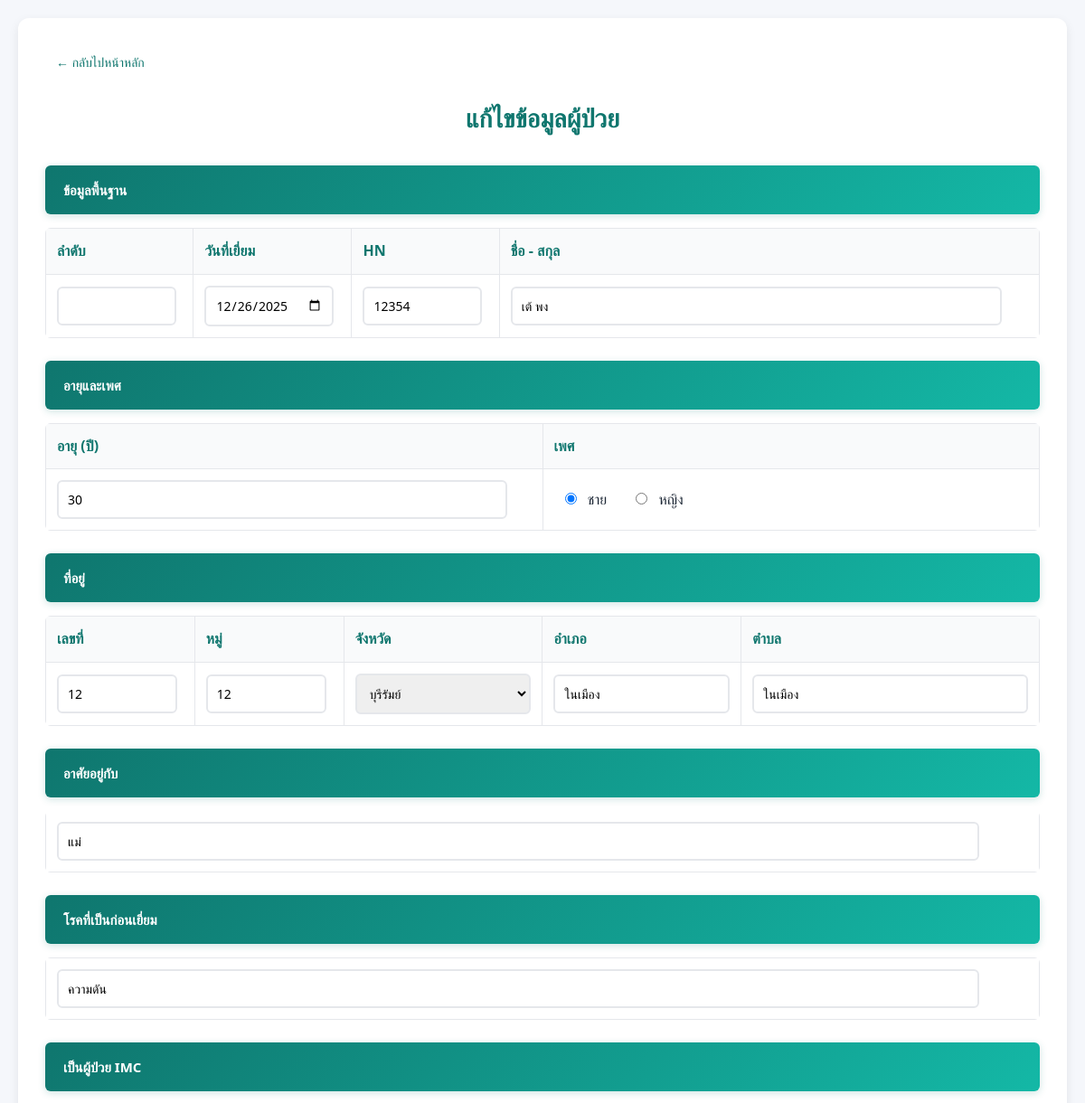
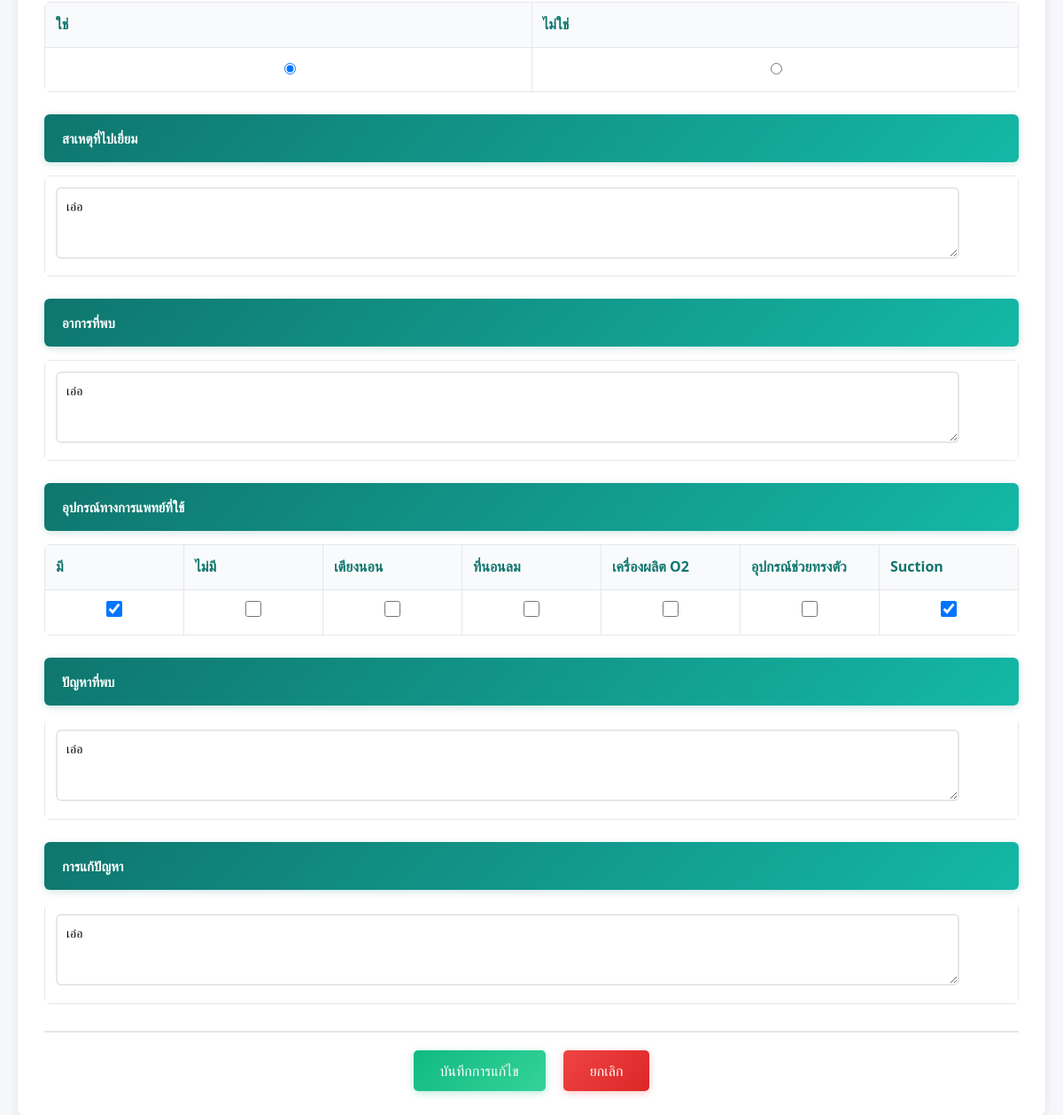
The app's page /edit_patient.php?id=2 with its own data (2 pictures, top to bottom).
### tables this page shows
CREATE TABLE `patients` (
  `id` int(11) NOT NULL,
  `no` varchar(50) DEFAULT NULL COMMENT 'ลำดับ',
  `visit_date` date DEFAULT NULL COMMENT 'วันที่เยี่ยม',
  `hn` varchar(50) DEFAULT NULL COMMENT 'HN (Hospital Number)',
  `fullname` varchar(255) DEFAULT NULL COMMENT 'ชื่อ-สกุล',
  `age_y` int(11) DEFAULT NULL COMMENT 'อายุ (ปี)',
  `age_m` int(11) DEFAULT NULL COMMENT 'อายุ (เดือน)',
  `gender` varchar(10) DEFAULT NULL COMMENT 'เพศ',
  `gender_note` text DEFAULT NULL COMMENT 'หมายเหตุเพศ',
  `address_no` varchar(100) DEFAULT NULL COMMENT 'เลขที่',
  `address_moo` varchar(50) DEFAULT NULL COMMENT 'หมู่',
  `address_tambon` varchar(100) DEFAULT NULL COMMENT 'ตำบล',
  `address_amphur` varchar(100) DEFAULT NULL COMMENT 'อำเภอ',
  `address_province` varchar(100) DEFAULT NULL COMMENT 'จังหวัด',
  `live_with` varchar(255) DEFAULT NULL COMMENT 'อาศัยอยู่กับ',
  `residence_type` varchar(100) DEFAULT NULL COMMENT 'ประเภทที่อยู่อาศัย',
  `pre_visit_illness` text DEFAULT NULL,
  `is_imc` varchar(10) DEFAULT NULL,
  `visit_reason` text DEFAULT NULL,
  `symptoms_found` text DEFAULT NULL,
  `medical_equipment` text DEFAULT NULL,
  `problems_found` text DEFAULT NULL,
  `solution` text DEFAULT NULL,
  `consultation` tinyint(1) DEFAULT 0 COMMENT 'เบิกปรึกษา',
  `no_consultation` text DEFAULT NULL COMMENT 'ไม่เบิกปรึกษา',
  `imc` varchar(50) DEFAULT NULL COMMENT 'IMC/BMI',
  `health_note` text DEFAULT NULL COMMENT 'หมายเหตุสุขภาพ',
  `consult_yes` tinyint(1) DEFAULT 0 COMMENT 'ปรึกษา',
  `consult_no` tinyint(1) DEFAULT 0 COMMENT 'ไม่ปรึกษา',
  `medicine_yes` tinyint(1) DEFAULT 0 COMMENT 'ให้ยา',
  `medicine_no` tinyint(1) DEFAULT 0 COMMENT 'ไม่ให้ยา',
  `wc_info` varchar(255) DEFAULT NULL COMMENT 'บ้านแรม (WC)',
  `general_note` text DEFAULT NULL COMMENT 'หมายเหตุทั่วไป',
  `created_at` timestamp NOT NULL DEFAULT current_timestamp() COMMENT 'วันที่สร้าง',
  `updated_at` timestamp NOT NULL DEFAULT current_timestamp() ON UPDATE current_timestamp() COMMENT 'วันที่อัปเดต'
);

### db.php (called while the page is built, shortened)
<?php
$DB_HOST = getenv('DB_HOST') ?: 'localhost';
$DB_PORT = getenv('DB_PORT') ?: '';
$DB_USER = getenv('DB_USER') ?: 'root';
$DB_PASS = getenv('DB_PASS') ?: '';
$DB_NAME = getenv('DB_NAME') ?: 'doctorvisit';
$port = is_numeric($DB_PORT) ? (int)$DB_PORT : null;
if ($port) {
    $mysqli = new mysqli($DB_HOST, $DB_USER, $DB_PASS, '', $port);
} else {
    $mysqli = new mysqli($DB_HOST, $DB_USER, $DB_PASS);
}
if ($mysqli->connect_errno) {
    $db_error = $mysqli->connect_error;
} else {
    $mysqli->set_charset('utf8mb4');
    $mysqli->query("CREATE DATABASE IF NOT EXISTS `{$DB_NAME}` CHARACTER SET utf8mb4 COLLATE utf8mb4_unicode_ci");
    $mysqli->select_db($DB_NAME);
}
function db_get_patient_by_id(int $id): ?array {
    global $mysqli;
    $sql = "SELECT * FROM patients WHERE id = ? LIMIT 1";
    $stmt = $mysqli->prepare($sql);
    $stmt->bind_param('i', $id);
    $stmt->execute();
    $res = $stmt->get_result();
    $row = $res->fetch_assoc();
    return $row ?: null;
}
?>

### edit_patient.php (the view, shortened to what this page needs)
<?php
require_once __DIR__ . '/db.php';
$id = isset($_GET['id']) ? (int)$_GET['id'] : 0;
$patient = null;
if ($id > 0) {
    $patient = db_get_patient_by_id($id);
}
?>
<!DOCTYPE html>
<html lang="th">
<head>
    <link rel="stylesheet" href="styles.css">
</head>
<body>
    <div class="form-container">
        <div class="back-link">
            <a href="index.php">← กลับไปหน้าหลัก</a>
        </div>
        <h2>แก้ไขข้อมูลผู้ป่วย</h2>
        <form action="update_patient.php" method="post">
            <div class="section-title">ข้อมูลพื้นฐาน</div>
            <table>
                <tr>
                    <th style="width: 15%;">ลำดับ</th>
                    <th style="width: 15%;">วันที่เยี่ยม</th>
                    <th style="width: 15%;">HN</th>
                    <th style="width: 55%;">ชื่อ - สกุล</th>
                </tr>
                <tr>
                    <td><input type="text" name="no" value="<?php echo htmlspecialchars($patient['no'] ?? ''); ?>"></td>
                    <td><input type="date" name="visit_date" value="<?php echo htmlspecialchars($patient['visit_date'] ?? ''); ?>"></td>
                    <td><input type="text" name="hn" value="<?php echo htmlspecialchars($patient['hn'] ?? ''); ?>"></td>
                    <td><input type="text" name="fullname" value="<?php echo htmlspecialchars($patient['fullname'] ?? ''); ?>"></td>
                </tr>
            </table>
            <div class="section-title">อายุและเพศ</div>
            <table>
                <tr>
                    <th style="width: 50%;">อายุ (ปี)</th>
                    <th style="width: 50%;">เพศ</th>
                </tr>
                <tr>
                    <td><input type="number" name="age_y" min="0" value="<?php echo htmlspecialchars($patient['age_y'] ?? ''); ?>" placeholder="ปี"></td>
                    <td>
                        <div class="radio-group">
                            <label>
                                <input type="radio" name="gender" value="ชาย" <?php echo ($patient['gender'] ?? '') === 'ชาย' ? 'checked' : ''; ?>> ชาย
                            </label>
                            <label>
                                <input type="radio" name="gender" value="หญิง" <?php echo ($patient['gender'] ?? '') === 'หญิง' ? 'checked' : ''; ?>> หญิง
                            </label>
                        </div>
                    </td>
                </tr>
            </table>
            <div class="section-title">ที่อยู่</div>
            <table>
                <tr>
                    <th style="width: 15%;">เลขที่</th>
                    <th style="width: 15%;">หมู่</th>
                    <th style="width: 20%;">จังหวัด</th>
                    <th style="width: 20%;">อำเภอ</th>
                    <th style="width: 30%;">ตำบล</th>
                </tr>
                <tr>
                    <td>
                        <input type="text"
                               name="address_no"
                               value="<?php echo htmlspecialchars($patient['address_no'] ?? ''); ?>"
                               placeholder="เลขที่">
                    </td>
                    <td>
                        <input type="text"
                               name="address_moo"
                               value="<?php echo htmlspecialchars($patient['address_moo'] ?? ''); ?>"
                               placeholder="หมู่">
                    </td>
                    <td>
                        <select name="address_province"
                                id="address_province"
                                style="width: 100%;"
                                required>
                            <option value="">-- เลือกจังหวัด --</option>
                        </select>
                    </td>
                    <td>
                        <input type="text"
                               name="address_amphur"
                               id="address_amphur"
                               list="address_amphur_list"
                               value="<?php echo htmlspecialchars($patient['address_amphur'] ?? ''); ?>"
                               placeholder="เลือก/ค้นหาอำเภอ"
                               style="width: 100%;">
                    </td>
                    <td>
                        <input type="text"
                               name="address_tambon"
                               id="address_tambon"
                               list="address_tambon_list"
                               value="<?php echo htmlspecialchars($patient['address_tambon'] ?? ''); ?>"
                               placeholder="เลือก/ค้นหาตำบล"
                               style="width: 100%;">
                    </td>
                </tr>
            </table>
            <div class="section-title">อาศัยอยู่กับ</div>
            <table>
                <tr>
                    <td><input type="text" name="live_with" value="<?php echo htmlspecialchars($patient['live_with'] ?? ''); ?>" placeholder="เช่น ครอบครัว, คนเดียว, ผู้สูงอายุ"></td>
                </tr>
            </table>
            <div class="section-title">โรคที่เป็นก่อนเยี่ยม</div>
            <table>
                <tr>
                    <td><input type="text" name="pre_visit_illness" value="<?php echo htmlspecialchars($patient['pre_visit_illness'] ?? ''); ?>" placeholder="เช่น Stroke, เบาหวาน, ความดัน"></td>
                </tr>
            </table>
            <div class="section-title">เป็นผู้ป่วย IMC</div>
            <table>
                <tr>
                    <th style="width: 50%;">ใช่</th>
                    <th style="width: 50%;">ไม่ใช่</th>
                </tr>
                <tr>
                    <td style="text-align: center;">
                        <input type="radio" name="is_imc" value="1" <?php echo ($patient['is_imc'] ?? '') == '1' ? 'checked' : ''; ?>>
                    </td>
                    <td style="text-align: center;">
                        <input type="radio" name="is_imc" value="0" <?php echo ($patient['is_imc'] ?? '') == '0' ? 'checked' : ''; ?>>
                    </td>
                </tr>
            </table>
            <div class="section-title">สาเหตุที่ไปเยี่ยม</div>
            <table>
                <tr>
                    <td><textarea name="visit_reason" placeholder="เช่น ติดตามเคส, ตรวจสุขภาพ, ส่งยา" rows="3"><?php echo htmlspecialchars($patient['visit_reason'] ?? ''); ?></textarea></td>
                </tr>
            </table>
            <div class="section-title">อาการที่พบ</div>
            <table>
                <tr>
                    <td><textarea name="symptoms_found" placeholder="รายละเอียดอาการที่พบ" rows="3"><?php echo htmlspecialchars($patient['symptoms_found'] ?? ''); ?></textarea></td>
                </tr>
            </table>
            <div class="section-title">อุปกรณ์ทางการแพทย์ที่ใช้</div>
            <table>
                <tr>
                    <th style="width: 14.28%;">มี</th>
                    <th style="width: 14.28%;">ไม่มี</th>
                    <th style="width: 14.28%;">เตียงนอน</th>
                    <th style="width: 14.28%;">ที่นอนลม</th>
                    <th style="width: 14.28%;">เครื่องผลิต O2</th>
                    <th style="width: 14.28%;">อุปกรณ์ช่วยทรงตัว</th>
                    <th style="width: 14.28%;">Suction</th>
                </tr>
                <tr>
                    <?php
                    $medical_equipment_str = $patient['medical_equipment'] ?? '';
                    $medical_equipment_values = [];
                    if (!empty($medical_equipment_str)) {
                        $medical_equipment_values = array_map('trim', explode(',', $medical_equipment_str));
                        $medical_equipment_values = array_filter($medical_equipment_values);
                    }
                    ?>
                    <td style="text-align: center;">
                        <input type="checkbox" name="medical_equipment[]" value="has" <?php echo in_array('has', $medical_equipment_values) ? 'checked' : ''; ?>>
                    </td>
                    <td style="text-align: center;">
                        <input type="checkbox" name="medical_equipment[]" value="no_equipment" <?php echo in_array('no_equipment', $medical_equipment_values) ? 'checked' : ''; ?>>
                    </td>
                    <td style="text-align: center;">
                        <input type="checkbox" name="medical_equipment[]" value="air_mattress" <?php echo in_array('air_mattress', $medical_equipment_values) ? 'checked' : ''; ?>>
                    </td>
                    <td style="text-align: center;">
                        <input type="checkbox" name="medical_equipment[]" value="o2_concentrator" <?php echo in_array('o2_concentrator', $medical_equipment_values) ? 'checked' : ''; ?>>
                    </td>
                    <td style="text-align: center;">
                        <input type="checkbox" name="medical_equipment[]" value="mobility_aids" <?php echo in_array('mobility_aids', $medical_equipment_values) ? 'checked' : ''; ?>>
                    </td>
                    <td style="text-align: center;">
                        <input type="checkbox" name="medical_equipment[]" value="suction" <?php echo in_array('suction', $medical_equipment_values) ? 'checked' : ''; ?>>
                    </td>
                    <td style="text-align: center;">
                        <input type="checkbox" name="medical_equipment[]" value="hospital_bed" <?php echo in_array('hospital_bed', $medical_equipment_values) ? 'checked' : ''; ?>>
                    </td>
                </tr>
            </table>
            <div class="section-title">ปัญหาที่พบ</div>
            <table>
                <tr>
                    <td><textarea name="problems_found" placeholder="รายละเอียดปัญหาที่พบ" rows="3"><?php echo htmlspecialchars($patient['problems_found'] ?? ''); ?></textarea></td>
                </tr>
            </table>
            <div class="section-title">การแก้ปัญหา</div>
            <table>
                <tr>
                    <td><textarea name="solution" placeholder="รายละเอียดการแก้ปัญหา" rows="3"><?php echo htmlspecialchars($patient['solution'] ?? ''); ?></textarea></td>
                </tr>
            </table>
            <div class="button-group">
                <button type="submit" class="btn-save">บันทึกการแก้ไข</button>
                <a href="index.php"><button type="button" class="btn-cancel">ยกเลิก</button></a>
            </div>
        </form>
    </div>
</body>
</html>

### records on screen
patients: visit_date "12/26/2025", hn "12354", fullname "เต้ พง", age_y "30", gender "☑ ชาย", gender "☐ หญิง", address_no "12", address_moo "12", address_amphur "ในเมือง", address_tambon "ในเมือง", live_with "แม่", pre_visit_illness "ความดัน", is_imc "☑", visit_reason "เอ๋อ", symptoms_found "เอ๋อ", medical_equipment "☑", problems_found "เอ๋อ", solution "เอ๋อ"
